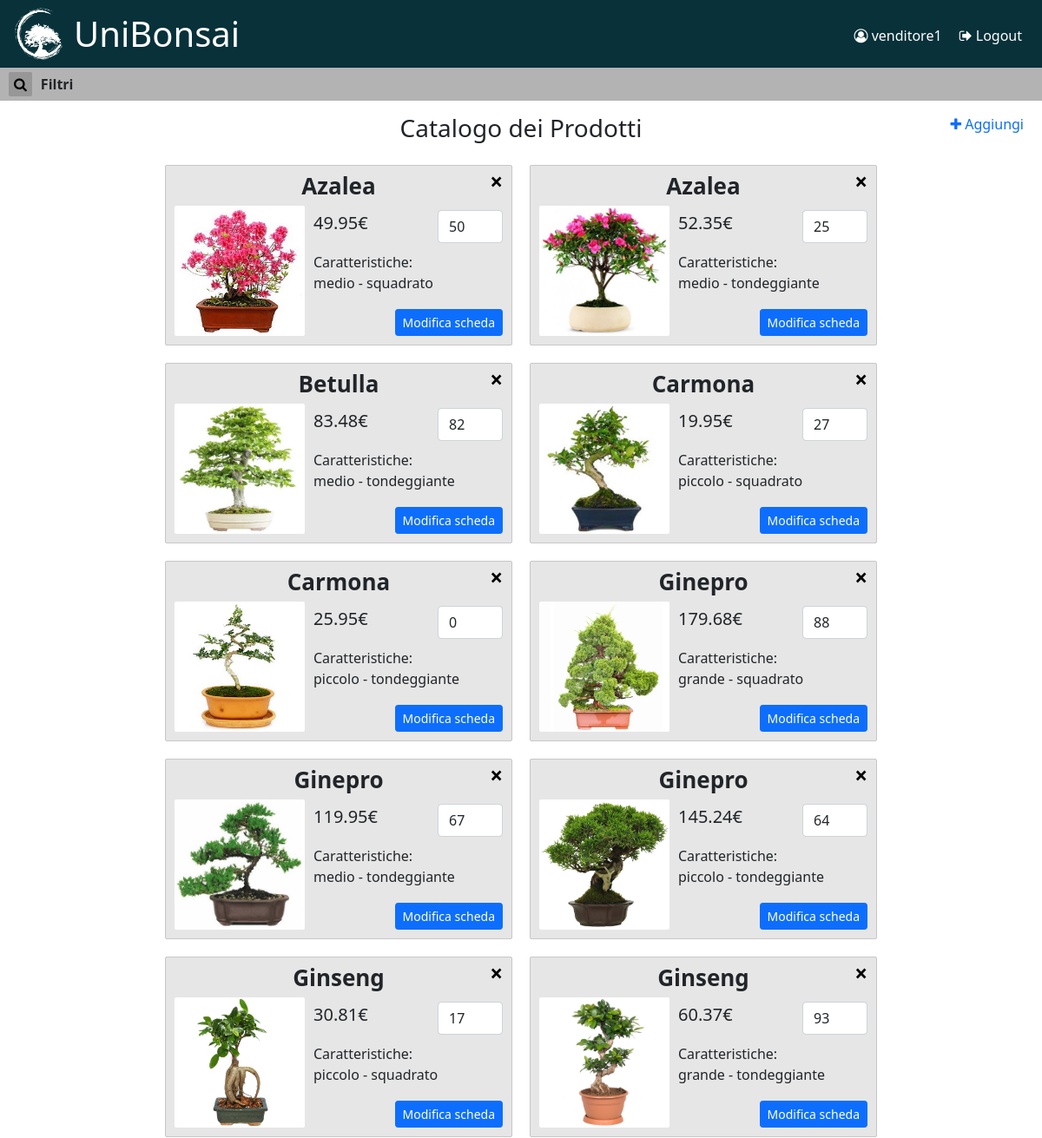
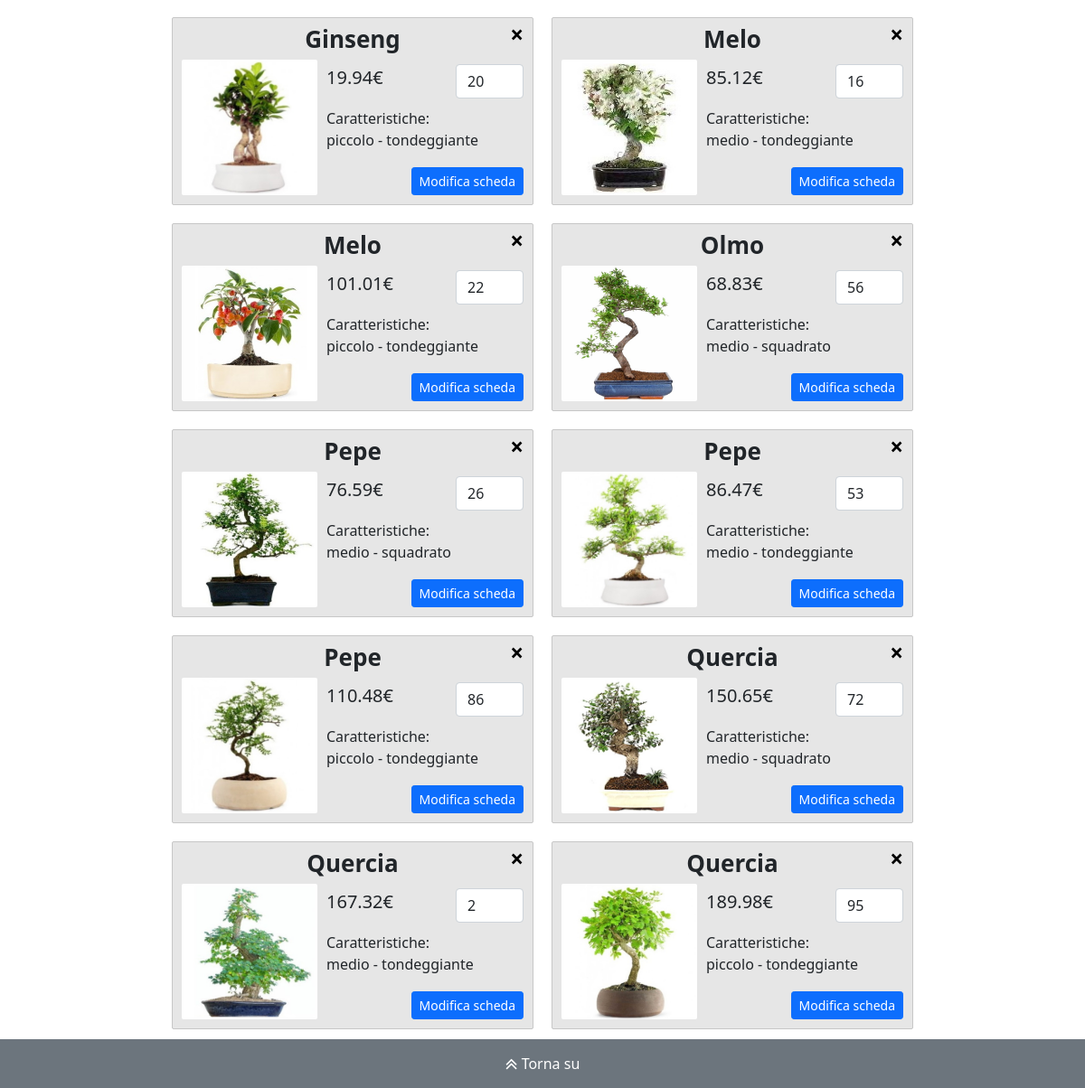
/index.php (signed in), run on the app's committed database (2 pictures, top to bottom).
### tables this page shows
CREATE TABLE `products` (
  `id` int(11) NOT NULL,
  `name` varchar(30) NOT NULL,
  `price` float NOT NULL,
  `shape` varchar(20) NOT NULL,
  `size` varchar(10) NOT NULL,
  `availability` int(11) NOT NULL,
  `path` varchar(70) NOT NULL
);

### src/configure.php (called while the page is built, shortened)
<?php
require "./src/database/DB.class.php";
$db = new DB();
function get_include_contents(string $file) {
	if (is_file($file)) {
		extract($GLOBALS, EXTR_REFS);
		include $file;
		return ob_get_clean();
	}
	throw new ErrorException("$file not found");
}
?>

### src/catalogo/controller.php (called while the page is built, shortened)
<?php
	switch ($vars["mode"]) {
		case "show":
			$vars["products"] = $db->getProducts();
			$content = get_include_contents("./src/catalogo/view.php");
			break;
	}
?>

### index.php (called while the page is built, shortened)
<?php
	require "./src/configure.php";
	$vars["action"] = isset($_SESSION["uid"]) ? ($_REQUEST["action"] ?? "catalogo") : "user";
	if (isset($_SESSION["uid"])) {
		$vars["mode"] = $_REQUEST["mode"] ?? "show";
	} else if (isset($_REQUEST["mode"]) && $_REQUEST["mode"] == "subscribe") {
		$vars["mode"] = "subscribe";
	} else {
		$vars["mode"] = "login";
	}
	if (isset($_SESSION["uid"])) {
		$UID = $_SESSION["uid"];
		$vars["user"] = $db->getUsernameById($UID);
		$vars["isVendor"] = $db->isVendor($UID);
	}
	switch ($vars["action"]) {
		case "catalogo":
			require "./src/catalogo/controller.php";
			break;
	}
	require "./src/templates/template.php";
?>

### src/database/DB.class.php (called while the page is built, shortened)
<?php
class DB {
	private $connection;
	public function __construct() {
		$this->connection = new mysqli("127.0.0.1", "unibonsai", "unibonsai1!", "unibonsai");
	}
	private function query($statement, $vars = [], $types = "") {
		$q = $this->connection->prepare($statement);
		if ($vars && $types)
			$q->bind_param($types, ...$vars);
		$success = $q->execute();
		if ($res = $q->get_result())
			return $res->fetch_all(MYSQLI_ASSOC);
		return $success;
	}
	public function getProducts($ids = null) {
		$query = "SELECT id, name, price, shape, size, availability, path FROM products";
		if ($ids === null) {
			return $this->query($query);
		} else if (empty($ids)) {
			return [];
		} else {
			$query .= " WHERE id IN ". get_in_params($ids);
			return $this->query($query, $ids, str_repeat("i", count($ids))) ?: [];
		}
	}
	public function unreadMessages($userId) {
		$query = "SELECT COUNT(*) as count FROM messages WHERE userId = ? AND isRead = false";
		return $this->query($query, [$userId], "i")[0]["count"] > 0;
	}
}
?>

### src/catalogo/list.php (the view, shortened to what this page needs)
<div class="product-list">
	<?php foreach ($vars["products"] as $product): ?>
	<?php $av = $product["availability"] ?>
	<div class="product-card">
		<div class="product-title bold">
			<?php if ($vars["isVendor"]): ?>
				<a href="#confirm-delete" class="delete-product" data-bs-toggle="modal"
					id="<?php echo $product["id"] ?>">
					<span>&times;</span>
				</a>
			<?php endif ?>
			<?php echo ucfirst($product["name"]) ?>
		</div>
		<div class="product-body">
			<div class="product-image">
				<img src="<?php echo IMG_PATH.$product["path"] ?>"
					alt="<?php echo $product["name"]."-".$product["size"]."-".$product["shape"] ?>" />
			</div>
			<div class="product-data" id="<?php echo $product["id"] ?>">
				<div class="product-price">
					<span><?php echo $product["price"] ?>&euro;</span>
					<span>
						<?php if ($vars["isVendor"]): ?>
						<input class="form-control availability" type="number" min="0"
							value="<?php echo $av ?>" title="disponibilità" />
						<?php else: ?>
						<input class="form-control add-quantity" type="number" min="1"
							max="<?php echo $av ?>" <?php if (!$av) echo "disabled" ?>
							value="<?php echo $av > 0 ?>" title="disponibilità" />
						<?php endif ?>
					</span>
				</div>
				<div class="product-info">
					<span>Caratteristiche:</span>
					<span><?php echo $product["size"]." - ".$product["shape"] ?></span>
				</div>
				<div class="product-buy">
					<?php if ($vars["isVendor"]): ?>
					<a href="?action=catalogo&mode=update&id=<?php echo $product["id"] ?>"
						class="btn btn-primary btn-sm" title="modifica">Modifica scheda</a>
					<?php endif ?>
				</div>
			</div>
		</div>
	</div>
	<?php endforeach ?>
</div>

### style/style.css (style rules this page uses)
body { position: relative; min-height: 100vh; }
a { text-decoration: none !important; }
.bold { font-weight: bold; }

### style/main.css (style rules this page uses)
.product-list { width: 100%; }
.bold { font-weight: bold; }
.product-card { padding: 10px; margin: 10px; width: calc(100% - 20px); background-color: rgba(199, 199, 199, 0.452); border-radius: 2px; border: solid 1px rgba(199, 199, 199); }
.product-title { margin-bottom: 10px; text-align: center; font-size: 26px; line-height: 26px; position: relative; }
.product-body { display: flex; }
.product-image { margin-right: 10px; flex-basis: 150px; height: 150px; }
.product-image img { width: 100%; height: 100%; object-fit: scale-down; border-radius: 2px; }
.product-data { flex: calc(100% - 160px); display: flex; flex-direction: column; }
.product-price, .product-buy { flex-grow: 0; }
.product-info { padding-top: 10px; flex-grow: 1; }
.product-info span { display: block; }
.product-info span:nth-child(2) { font-weight: 500; }
.product-buy { display: flex; justify-content: space-between; align-items: flex-end; }
.product-price input { width: 75px; }
.product-price { padding-top: 5px; display: flex; justify-content: space-between; font-size: 20px; font-weight: 500; }
.delete-product { position: absolute; right: 0; top: -5px; color: black; }
@media screen and (min-width: 768px) { .product-list { display: inline-flex; flex-wrap: wrap; justify-content: center; } }
@media screen and (min-width: 768px) { .product-card { max-width: 400px; } }

### data on the page
products: name "Azalea", path (picture), price "49.95", availability "50", size "medio", shape "squadrato"
products: name "Azalea", path (picture), price "52.35", availability "25", size "medio", shape "tondeggiante"
products: name "Betulla", path (picture), price "83.48", availability "82", size "medio", shape "tondeggiante"
products: name "Carmona", path (picture), price "19.95", availability "27", size "piccolo", shape "squadrato"
products: name "Carmona", path (picture), price "25.95", availability "0", size "piccolo", shape "tondeggiante"
products: name "Ginepro", path (picture), price "179.68", availability "88", size "grande", shape "squadrato"
products: name "Ginepro", path (picture), price "119.95", availability "67", size "medio", shape "tondeggiante"
products: name "Ginepro", path (picture), price "145.24", availability "64", size "piccolo", shape "tondeggiante"
products: name "Ginseng", path (picture), price "30.81", availability "17", size "piccolo", shape "squadrato"
products: name "Ginseng", path (picture), price "60.37", availability "93", size "grande", shape "tondeggiante"
products: name "Ginseng", path (picture), price "19.94", availability "20", size "piccolo", shape "tondeggiante"
products: name "Melo", path (picture), price "85.12", availability "16", size "medio", shape "tondeggiante"
products: name "Melo", path (picture), price "101.01", availability "22", size "piccolo", shape "tondeggiante"
products: name "Olmo", path (picture), price "68.83", availability "56", size "medio", shape "squadrato"
products: name "Pepe", path (picture), price "76.59", availability "26", size "medio", shape "squadrato"
products: name "Pepe", path (picture), price "86.47", availability "53", size "medio", shape "tondeggiante"
products: name "Pepe", path (picture), price "110.48", availability "86", size "piccolo", shape "tondeggiante"
products: name "Quercia", path (picture), price "150.65", availability "72", size "medio", shape "squadrato"
products: name "Quercia", path (picture), price "167.32", availability "2", size "medio", shape "tondeggiante"
products: name "Quercia", path (picture), price "189.98", availability "95", size "piccolo", shape "tondeggiante"

### other printed values
$vars["user"] "venditore1"
